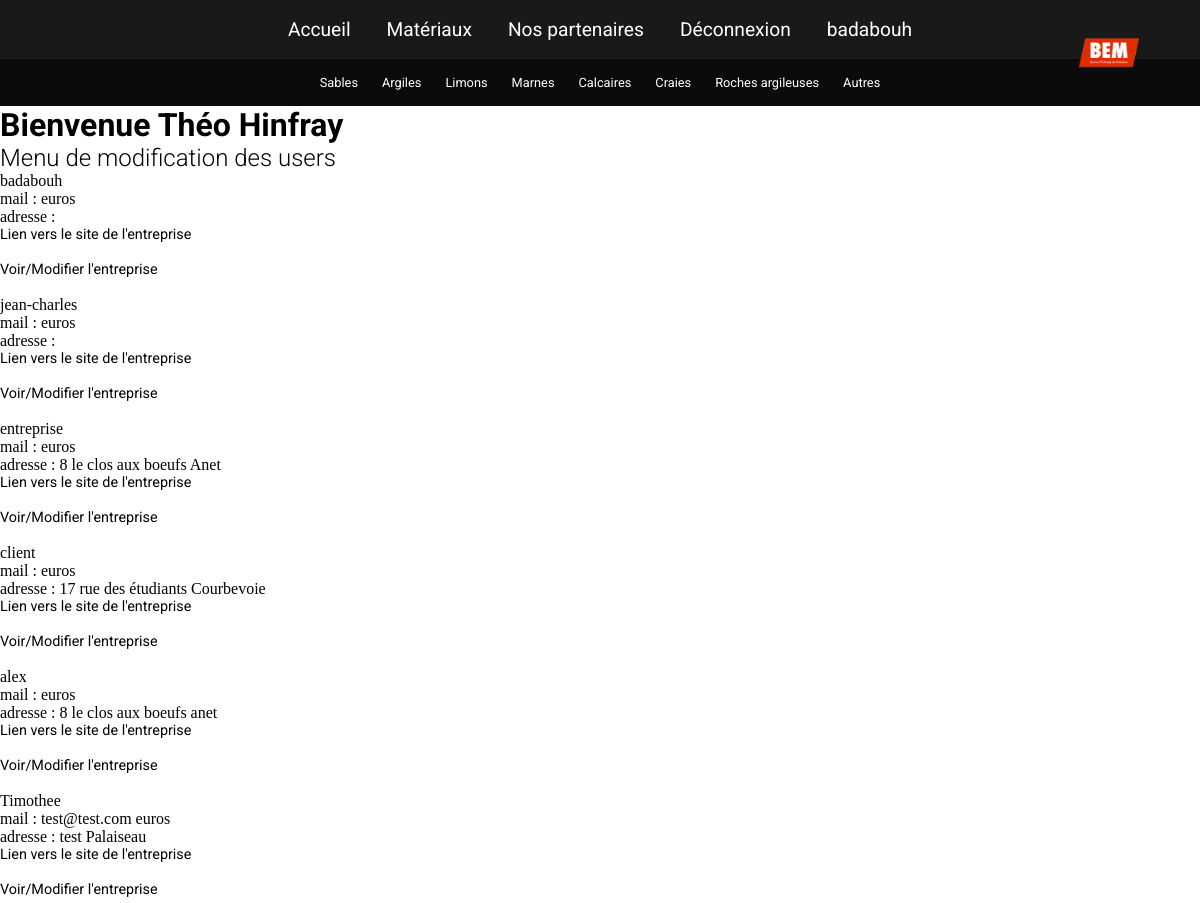
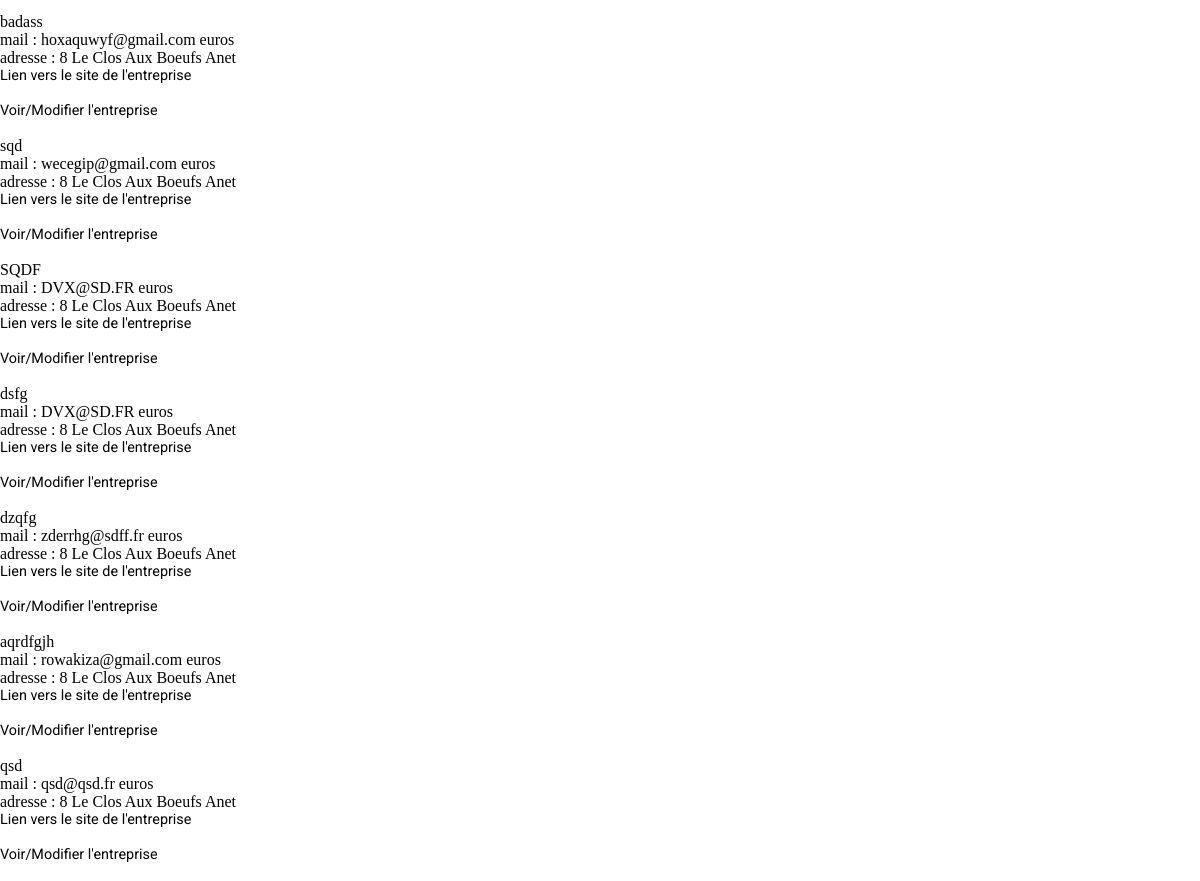
/admin_users.php (signed in), run on the app's committed database (2 pictures, top to bottom).
### tables this page shows
CREATE TABLE IF NOT EXISTS `users_bem` (
  `ID` int(250) NOT NULL AUTO_INCREMENT,
  `role` int(2) NOT NULL,
  `pseudo` varchar(50) NOT NULL,
  `nom` varchar(50) NOT NULL,
  `mail` varchar(250) NOT NULL,
  `longitude` decimal(65,30) NOT NULL,
  `password` varchar(50) NOT NULL,
  `lattitude` decimal(65,30) NOT NULL,
  `adresse` varchar(250) NOT NULL,
  `postal` int(10) NOT NULL,
  `ville` varchar(50) NOT NULL,
  `lien` varchar(100) NOT NULL,
  PRIMARY KEY (`ID`),
  UNIQUE KEY `pseudo` (`pseudo`)
);

### admin_users.php (the view, shortened to what this page needs)
<?php require('header.php'); ?>
<h1>Bienvenue Théo Hinfray</h1>
<h2>Menu de modification des users</h2>
<?php
		$sql="SELECT * FROM users_BEM";
		$req = $db->prepare($sql);
		$req->execute();
		$result = $req->fetchAll(PDO::FETCH_ASSOC);
		foreach($result as $val){
			echo $val['pseudo']."<br>";
			echo "mail : ".$val['mail']." euros <br>";
			echo "adresse : ".$val['adresse']." ".$val['ville']."<br>";
			?>
			<a href="<?php $val['lien'] ?>">Lien vers le site de l'entreprise</a><br><br>
			<a href="modif_entreprise.php?entreprise=<?php echo $val['ID']; ?>">Voir/Modifier l'entreprise</a><br><br>
			<?php
	}?>
</body>
</html>

### css/style.css (style rules this page uses)
body, div, img, ul { margin: 0; border: 0; padding: 0; }
html, body { width: 100%; background-color: white; }
a { text-decoration: none; color:black; }
h1, h2, h3, h4 { margin: 0; font-family: 'Roboto', sans-serif; }
p, a { font-family: 'Roboto', sans-serif; font-size: 0.9em; }
h2 { margin: 0; font-family: 'Roboto', sans-serif; }
li, a { display: inline-block; }
h2 { font-weight: 300; }

### data on the page
users_bem: pseudo "badabouh"
users_bem: pseudo "jean-charles"
users_bem: pseudo "entreprise", adresse "8 le clos aux boeufs", ville "Anet"
users_bem: pseudo "client", adresse "17 rue des étudiants", ville "Courbevoie"
users_bem: pseudo "alex", adresse "8 le clos aux boeufs", ville "anet"
users_bem: pseudo "Timothee", mail "test@test.com", adresse "test", ville "Palaiseau"
users_bem: pseudo "badass", mail "hoxaquwyf@gmail.com", adresse "8 Le Clos Aux Boeufs", ville "Anet"
users_bem: pseudo "sqd", mail "wecegip@gmail.com", adresse "8 Le Clos Aux Boeufs", ville "Anet"
users_bem: pseudo "SQDF", mail "DVX@SD.FR", adresse "8 Le Clos Aux Boeufs", ville "Anet"
users_bem: pseudo "dsfg", mail "DVX@SD.FR", adresse "8 Le Clos Aux Boeufs", ville "Anet"
users_bem: pseudo "dzqfg", mail "zderrhg@sdff.fr", adresse "8 Le Clos Aux Boeufs", ville "Anet"
users_bem: pseudo "aqrdfgjh", mail "rowakiza@gmail.com", adresse "8 Le Clos Aux Boeufs", ville "Anet"
users_bem: pseudo "qsd", mail "qsd@qsd.fr", adresse "8 Le Clos Aux Boeufs", ville "Anet"

### other printed values
$_SESSION["name"] "badabouh"
